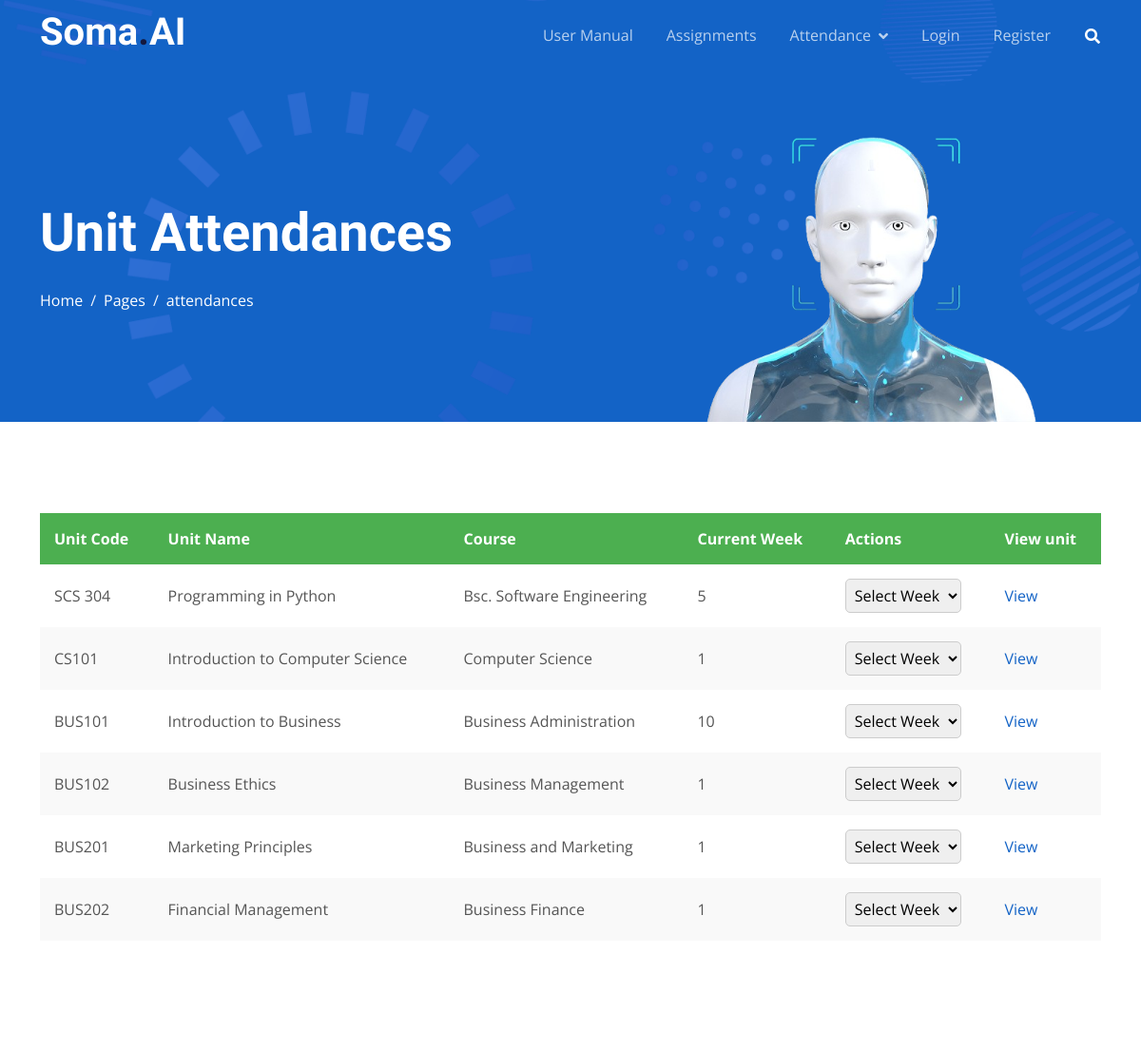
/units/ (upper part), run on an earlier commit of the app's database.
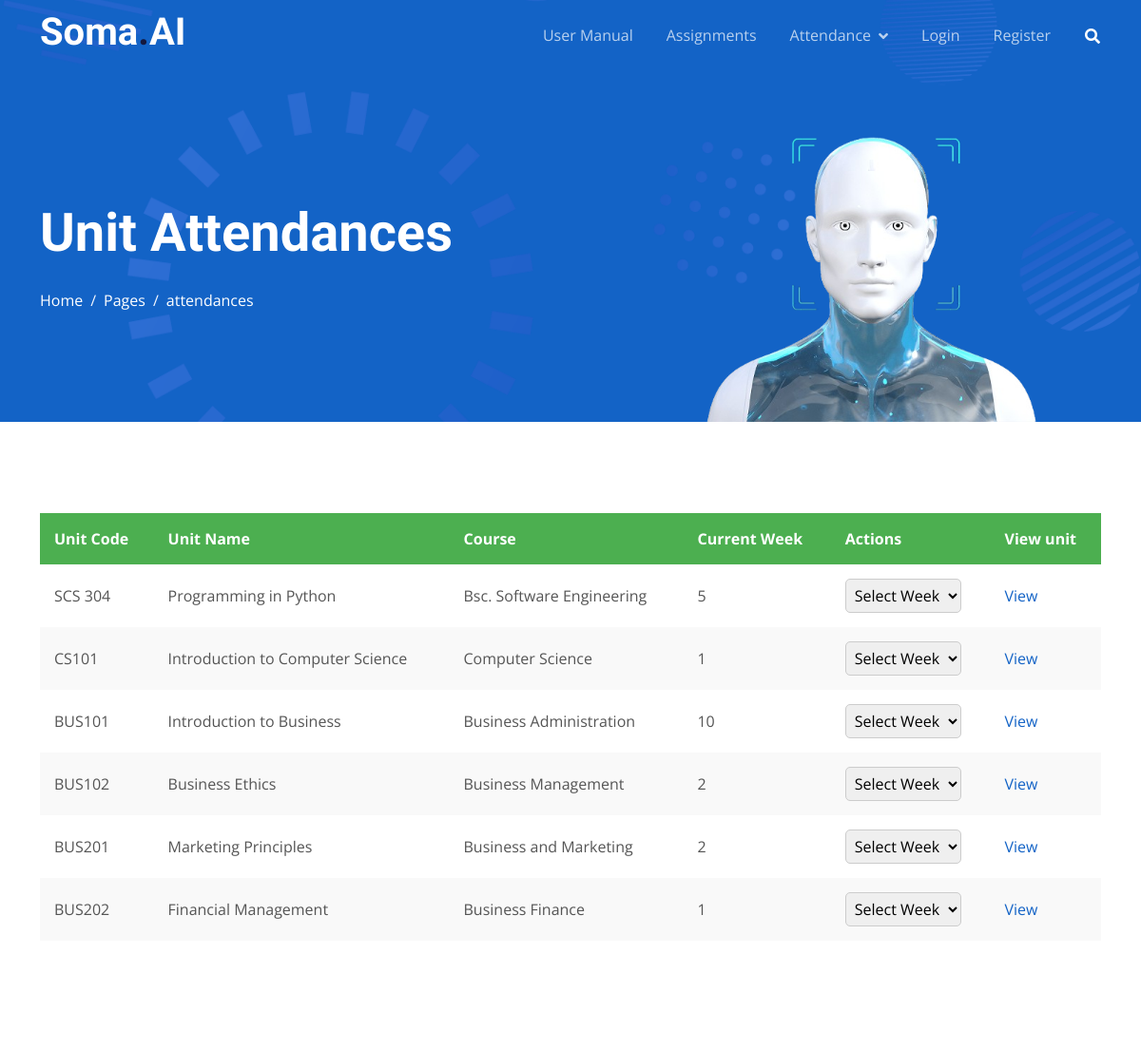
And on a later commit of the database.
### attendance/models.py (models this page shows, shortened)
class Unit(models.Model):
    unit_code = models.CharField(max_length=10, unique=True)
    unit_name = models.CharField(max_length=200)
    course = models.CharField(max_length=200)  # Assuming this is just the name of the course here
    semester = models.CharField(max_length=20)  # e.g., 'Semester 1', 'Semester 2'
    year_of_study = models.IntegerField()  # e.g., 1st year, 2nd year, etc.
    lecturer = models.ForeignKey(LecturerProfile, on_delete=models.CASCADE, limit_choices_to={'role': 'lecturer'})
    current_week = models.CharField(max_length=2,null=True, blank=False, default='1')  # Tracks the current week students can sign for

### attendance/views.py (the view)
# urls.py: path('units/', views.unit_list, name='unit_list'),
def unit_list(request):
    units = Unit.objects.all()
    weeks = list(range(1, 11))  # Create a list of weeks from 1 to 1
    return render(request, 'units/unit_list.html', {'units': units, 'weeks': weeks})

### templates/units/unit_list.html (shortened to what this page needs)
{% extends 'base.html' %}
{% load static %}
{% block content %}
    <div class="container-fluid pt-5 bg-primary hero-header">
        <div class="container pt-5">
            <div class="row g-5 pt-5">
                <div class="col-lg-6 align-self-center text-center text-lg-start mb-lg-5">
                    <h1 class="display-4 text-white mb-4 animated slideInRight">Unit Attendances  </h1>
                    <nav aria-label="breadcrumb">
                        <ol class="breadcrumb justify-content-center justify-content-lg-start mb-0">
                            <li class="breadcrumb-item"><a class="text-white" href="#">Home</a></li>
                            <li class="breadcrumb-item"><a class="text-white" href="#">Pages</a></li>
                            <li class="breadcrumb-item text-white active" aria-current="page">attendances </li>
                        </ol>
                    </nav>
                </div>
                <div class="col-lg-6 align-self-end text-center text-lg-end">
                    <img class="img-fluid" src="{% static 'img/hero-img.png'%}" alt="" style="max-height: 300px;">
                </div>
            </div>
        </div>
    </div>
    <div class="container-fluid py-5">
        <div class="container py-5">
            <div class="row justify-content-center">
                <div class="col-lg-12">
        <div class="table-responsive">
                <table>
                    <thead>
                        <tr>
                            <th>Unit Code</th>
                            <th>Unit Name</th>
                            <th>Course</th>
                            <th>Current Week</th>
                            <th>Actions</th>
                            <th>View unit</th>
                        </tr>
                    </thead>
                    <tbody>
                        {% for unit in units %}
                            <tr>
                                <td>{{ unit.unit_code }}</td>
                                <td>{{ unit.unit_name }}</td>
                                <td>{{ unit.course }}</td>
                                <td>{{unit.current_week}} </td>
                                <td>
                                    <select id="week-select-{{ unit.id }}" onchange="handleWeekSelect(this);" data-current-week="{{unit.current_week}}">
                                        <option value="">Select Week</option>
                                    </select>
                                </td>
                                <td><a href="{% url 'unit_specific_attendance_detailed' unit.id %}">View</a></td>
                            </tr>
                        {% empty %}
                            <tr>
                                <td colspan="6">No units available.</td>
                            </tr>
                        {% endfor %}
                    </tbody>
                </table>
            </div>
            </div>
        </div>
    </div>
</div>
{% endblock %}

What changed in the data, as far as the page shows it:
changed Unit "BUS102": current_week "1" → "2"
changed Unit "BUS201": current_week "1" → "2"
